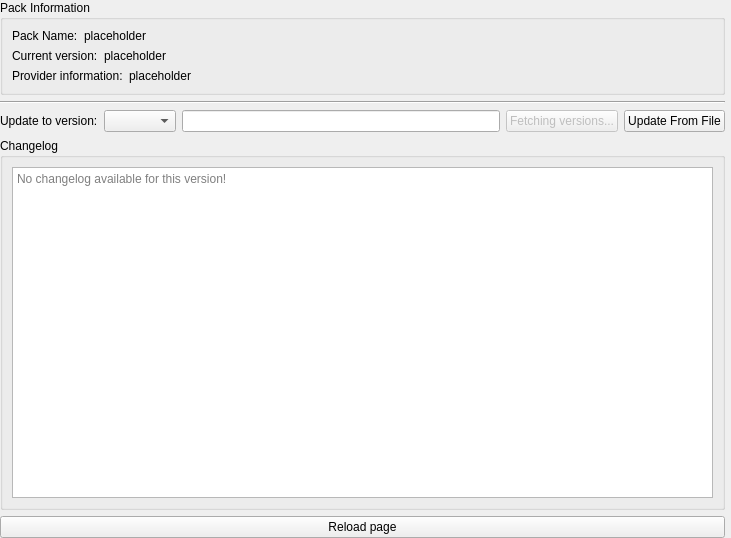
<?xml version="1.0" encoding="UTF-8"?>
<ui version="4.0">
 <class>ManagedPackPage</class>
 <widget class="QWidget" name="ManagedPackPage">
  <property name="geometry">
   <rect>
    <x>0</x>
    <y>0</y>
    <width>731</width>
    <height>538</height>
   </rect>
  </property>
  <layout class="QGridLayout" name="gridLayout">
   <property name="leftMargin">
    <number>0</number>
   </property>
   <property name="topMargin">
    <number>0</number>
   </property>
   <property name="rightMargin">
    <number>6</number>
   </property>
   <property name="bottomMargin">
    <number>0</number>
   </property>
   <item row="0" column="0">
    <layout class="QVBoxLayout" name="verticalLayout_2">
     <item>
      <widget class="QGroupBox" name="packInformationBox">
       <property name="sizePolicy">
        <sizepolicy hsizetype="Preferred" vsizetype="Fixed">
         <horstretch>0</horstretch>
         <verstretch>0</verstretch>
        </sizepolicy>
       </property>
       <property name="title">
        <string>Pack Information</string>
       </property>
       <layout class="QFormLayout" name="formLayout_2">
        <item row="0" column="0">
         <layout class="QHBoxLayout" name="packNameLayout">
          <item>
           <widget class="QLabel" name="packNameLabel">
            <property name="text">
             <string>Pack Name:</string>
            </property>
           </widget>
          </item>
          <item>
           <widget class="QLabel" name="packName">
            <property name="text">
             <string notr="true">placeholder</string>
            </property>
           </widget>
          </item>
         </layout>
        </item>
        <item row="1" column="0">
         <layout class="QHBoxLayout" name="packVersionLayout">
          <item>
           <widget class="QLabel" name="packVersionLabel">
            <property name="text">
             <string>Current version:</string>
            </property>
           </widget>
          </item>
          <item>
           <widget class="QLabel" name="packVersion">
            <property name="cursor">
             <cursorShape>IBeamCursor</cursorShape>
            </property>
            <property name="text">
             <string notr="true">placeholder</string>
            </property>
            <property name="textInteractionFlags">
             <set>Qt::LinksAccessibleByMouse|Qt::TextSelectableByMouse</set>
            </property>
           </widget>
          </item>
         </layout>
        </item>
        <item row="2" column="0">
         <layout class="QHBoxLayout" name="packOriginLayout">
          <item>
           <widget class="QLabel" name="packOriginLabel">
            <property name="text">
             <string>Provider information:</string>
            </property>
           </widget>
          </item>
          <item>
           <widget class="QLabel" name="packOrigin">
            <property name="cursor">
             <cursorShape>IBeamCursor</cursorShape>
            </property>
            <property name="text">
             <string notr="true">placeholder</string>
            </property>
            <property name="textFormat">
             <enum>Qt::RichText</enum>
            </property>
            <property name="openExternalLinks">
             <bool>true</bool>
            </property>
            <property name="textInteractionFlags">
             <set>Qt::LinksAccessibleByMouse|Qt::TextSelectableByMouse</set>
            </property>
           </widget>
          </item>
         </layout>
        </item>
       </layout>
      </widget>
     </item>
     <item>
      <widget class="Line" name="line">
       <property name="orientation">
        <enum>Qt::Horizontal</enum>
       </property>
      </widget>
     </item>
     <item>
      <layout class="QHBoxLayout" name="horizontalLayout">
       <item>
        <widget class="QLabel" name="updateToVersionLabel">
         <property name="sizePolicy">
          <sizepolicy hsizetype="Fixed" vsizetype="Preferred">
           <horstretch>0</horstretch>
           <verstretch>0</verstretch>
          </sizepolicy>
         </property>
         <property name="text">
          <string>Update to version:</string>
         </property>
        </widget>
       </item>
       <item>
        <widget class="QComboBox" name="versionsComboBox"/>
       </item>
       <item>
        <widget class="QLineEdit" name="urlLine"/>
       </item>
       <item>
        <widget class="QPushButton" name="updateButton">
         <property name="enabled">
          <bool>false</bool>
         </property>
         <property name="sizePolicy">
          <sizepolicy hsizetype="Fixed" vsizetype="Fixed">
           <horstretch>0</horstretch>
           <verstretch>0</verstretch>
          </sizepolicy>
         </property>
         <property name="text">
          <string>Fetching versions...</string>
         </property>
        </widget>
       </item>
       <item>
        <widget class="QPushButton" name="updateFromFileButton">
         <property name="sizePolicy">
          <sizepolicy hsizetype="Fixed" vsizetype="Fixed">
           <horstretch>0</horstretch>
           <verstretch>0</verstretch>
          </sizepolicy>
         </property>
         <property name="text">
          <string>Update From File</string>
         </property>
        </widget>
       </item>
      </layout>
     </item>
     <item>
      <widget class="QGroupBox" name="changelogBox">
       <property name="sizePolicy">
        <sizepolicy hsizetype="Preferred" vsizetype="Expanding">
         <horstretch>0</horstretch>
         <verstretch>0</verstretch>
        </sizepolicy>
       </property>
       <property name="title">
        <string>Changelog</string>
       </property>
       <layout class="QVBoxLayout" name="verticalLayout_3">
        <item>
         <widget class="ProjectDescriptionPage" name="changelogTextBrowser">
          <property name="placeholderText">
           <string>No changelog available for this version!</string>
          </property>
          <property name="openLinks">
           <bool>false</bool>
          </property>
         </widget>
        </item>
       </layout>
      </widget>
     </item>
    </layout>
   </item>
   <item row="1" column="0">
    <widget class="QPushButton" name="reloadButton">
     <property name="text">
      <string>Reload page</string>
     </property>
    </widget>
   </item>
  </layout>
 </widget>
 <customwidgets>
  <customwidget>
   <class>ProjectDescriptionPage</class>
   <extends>QTextBrowser</extends>
   <header>ui/widgets/ProjectDescriptionPage.h</header>
  </customwidget>
 </customwidgets>
 <resources/>
 <connections/>
</ui>
